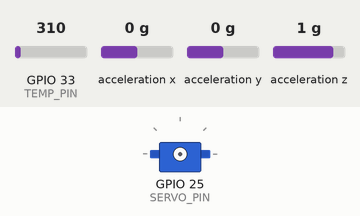
Recording of a sketch running on a simulated ESP32. Parts: servo. The inputs (shaded band) are chosen by the test bench; at power-on: GPIO 33 (TEMP_PIN) = 310, acceleration x 0 g, acceleration y 0 g, acceleration z 1 g. WiFi joins after 1.5 s; servers stay silent unless stated; uploads are accepted with an empty reply; what the sketch prints to the serial monitor is not drawn.

Above: at 0.1 s.
At 1.6 s:
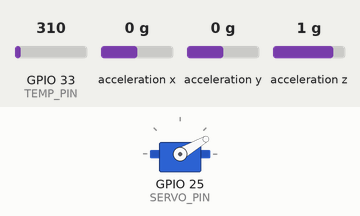
Timing chart, 0 to 3.1 s (numbered marks = the images above):
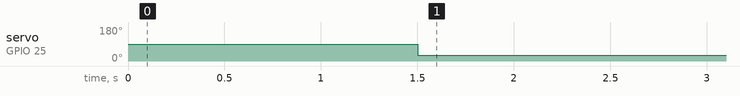

The sketch:

CUPIO.ino
```cpp
#include <Servo.h>
#include <Wire.h>
#include <WiFi.h>
#include <HTTPClient.h>
#include "MMA7660.h"


#define TEMP_PIN 33
#define SERVO_PIN 25

#define UP_ANGLE 70
#define DOWN_ANGLE 140
#define OUT_ANGLE 30
#define TEMP_COEFF 1.045

#define WIFI_DELAY 200


#define IP_ADDR "10.42.0.1"
#define HTTP_PORT "3000"

MMA7660 accelemeter;
Servo myservo;

int dip_delay = 1000;

boolean dip = 0;
boolean servo_position = 0;


const char* ssid     = "NSA-data-collection-van-#42";
const char* password = "cupio2017";


const char* host = "data.sparkfun.com";

void setup() {
  Serial.begin(115200);

  Serial.println();
  Serial.println();
  Serial.print("Connecting to ");
  Serial.println(ssid);
  WiFi.begin(ssid, password);
  while (WiFi.status() != WL_CONNECTED) {
    delay(500);
    Serial.print(".");
  }
  Serial.println("");
  Serial.println("WiFi connected");
  Serial.println("IP address: ");
  Serial.println(WiFi.localIP());


  myservo.attach(SERVO_PIN);  // attaches the servo on pin 9 to the servo object


  accelemeter.init();
}

void loop(){
  static int wifiTimer = millis();

  boolean sip = 0;
  double temperature = 0;
  static boolean pulled_out = 0;

  if(dip == 1){
    pulled_out = 0;
    dipf();
  }
  else if (dip == 0 && pulled_out == 0) {
    pulled_out = 1;
    myservo.write(OUT_ANGLE);
  }

  int now = millis();

  if((now - wifiTimer) > WIFI_DELAY) {
    wifiTimer = now;
    sip= getSips();

    temperature = getTemperature();


    Serial.print("Temperature: ");
    Serial.println(temperature);
    Serial.print("sip:");
    Serial.println(sip);

    delay(100);


    dip = getDipping(getData(IP_ADDR, HTTP_PORT, "/cup/commands"));
    postData(IP_ADDR, HTTP_PORT, "/cup/temp", String("{\"temp\":")+temperature + "}");

    if(sip)
      postData(IP_ADDR, HTTP_PORT, "/cup/sip", "");

  }
}


boolean getDipping(String json){
  int location = json.indexOf("dipping") + 9;

  if(json.substring(location,location+1) == String("t")){
    return 1;
  } else {
    return 0;
  }
}


String getData(String address, String port, String url){
  HTTPClient http;
  String response = "";

  if (WiFi.status()== WL_CONNECTED){   //Check WiFi connection status

    HTTPClient http;

    http.begin("http://" + address + ":" + port + url);  //Specify destination for HTTP request
    http.addHeader("Content-Type", "application/json");             //Specify content-type header

    int httpResponseCode = http.GET();   //Send the actual POST request

    if (httpResponseCode>0){
      response = http.getString();                       //Get the response to the request

      //Serial.println(httpResponseCode);   //Print return code
      //Serial.println(response);           //Print request answer

   } else {
      Serial.print("Error on sending GET: ");
      Serial.println(httpResponseCode);
   }
   http.end();  //Free resources
  } else {
    Serial.println("Error in WiFi connection");
  }
  return response;
}

void postData(String address, String port, String url, String data){
  HTTPClient http;
  if (WiFi.status()== WL_CONNECTED){   //Check WiFi connection status

    HTTPClient http;

    http.begin("http://" + address + ":" + port + url);  //Specify destination for HTTP request
    http.addHeader("Content-Type", "application/json");             //Specify content-type header

    int httpResponseCode = http.POST(data);   //Send the actual POST request

    if (httpResponseCode>0){
      //String response = http.getString();                       //Get the response to the request

      //Serial.println(httpResponseCode);   //Print return code
      //Serial.println(response);           //Print request answer

   } else {

      Serial.print("Error on sending POST: ");
      Serial.println(httpResponseCode);

   }

   http.end();  //Free resources

  } else {

    Serial.println("Error in WiFi connection");

  }


}


boolean getSips(){
  int8_t x;
  int8_t y;
  int8_t z;


  accelemeter.getXYZ(&x,&y,&z);

  static boolean tilt = 0;

  if(( y > 10 && y < 40) /*&& tilt == 0*/){
    tilt = 1;
    return 1;
  } else if(( y < 10 || y > 40 ) /*&& tilt == 1*/){
    tilt = 0;
    return 0;
  }
  return 0;
}


double getTemperature(void){
  int sensorValue = analogRead(TEMP_PIN);
  double Vout = (3.300) * sensorValue/ 4096.0;
  return (Vout-TEMP_COEFF)/0.005;
}


void dipf() {
  static int time2 = millis();
  int now = millis();

  if(now - time2 > dip_delay ){
    if(servo_position == 1){
    myservo.write(UP_ANGLE);
    servo_position = 0;
   } else if(servo_position == 0){
    myservo.write(DOWN_ANGLE);
    servo_position = 1;
   }
  time2 = now;
  }
}
```

Measured:
- by itself, servo on GPIO 25 (SERVO_PIN): 90° → 30° at 1.5 s
